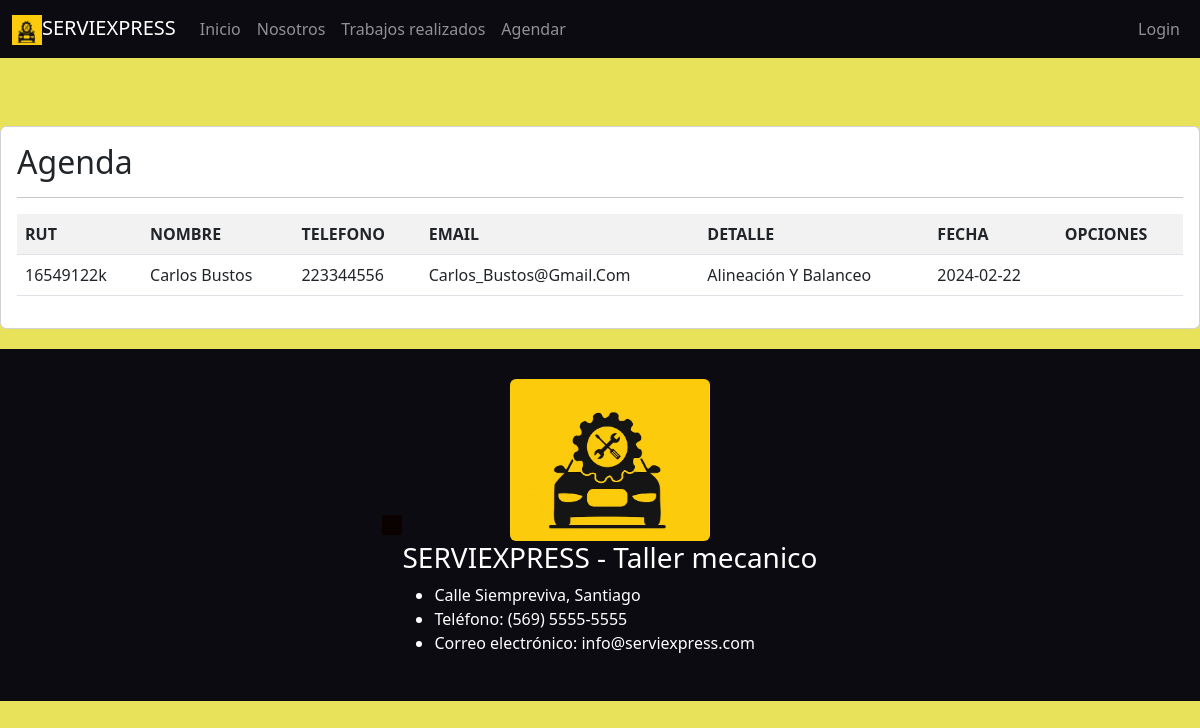
/agenda/, run on the app's committed database.
### taller/models.py (models this page shows, shortened)
class Reserva(models.Model):
    rut = models.CharField(max_length=10)
    nombre = models.CharField(max_length=50)
    telefono = models.IntegerField()
    email = models.EmailField()
    detalle = models.CharField(max_length=2000)
    fecha = models.DateField()

### taller/views.py (the view)
# urls.py: path('agenda/', views.agenda, name='agenda'),
def agenda(request):
    agendas = Reserva.objects.all()
    data = {
        'reservas' : agendas
    }
    return render(request, 'taller/Agenda.html',data)

### taller/templates/taller/Agenda.html (shortened to what this page needs)
{% extends 'taller/Base.html' %}
{% load static %}
{% block content %}
<br><br>
<div class="card">
    <div class="card-body">
        <h2>Agenda</h2>
        <hr>
        <table class="table table-striped table-hover table-responsive-sm">
            <tr>
                <th>RUT</th>
                <th>NOMBRE</th>
                <th>TELEFONO</th>
                <th>EMAIL</th>
                <th>DETALLE</th>
                <th>FECHA</th>
                <th>OPCIONES</th>
            </tr>
            {% for p in reservas %}
            <tr>
                <td>{{ p.rut | title }}</td>
                <td>{{ p.nombre | title }}</td>
                <td>{{ p.telefono | title}}</td>
                <td>{{ p.email | title}}</td>
                <td>{{ p.detalle | title }}</td>
                <td>{{ p.fecha | title }}</td>
                <td>
                </td>
            </tr>
            {% endfor %}
        </table>
    </div>
</div>
{% endblock %}

### taller/static/css/Base.css (style rules this page uses)
body { background-color: #e8e15a; }
.card { margin-bottom: 20px; }

### data on the page
Reserva: rut "16549122k", nombre "Carlos Bustos", telefono "223344556", email "Carlos_Bustos@Gmail.Com", detalle "Alineación Y Balanceo", fecha "2024-02-22"
